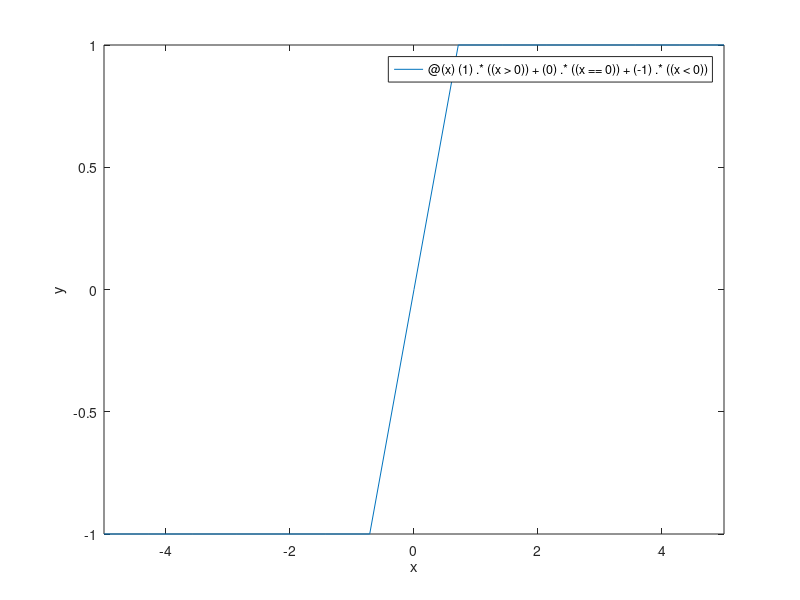

MATLAB code to generate this figure:
%signum function without using inbuilt func
x = -10:0.01:10;
y = @(x) (1).*((x >0)) + (0).*((x==0)) + (-1).*((x<0));
fplot(y);
xlabel('x');
ylabel('y');
